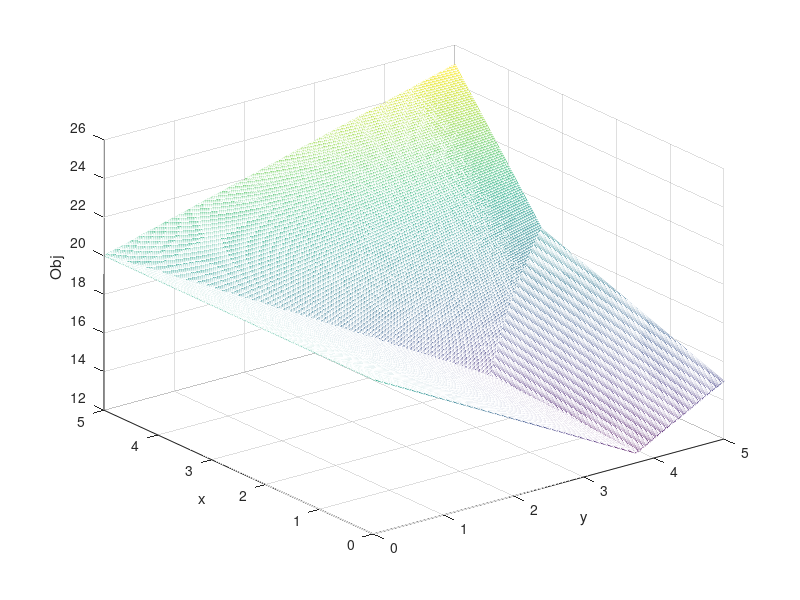
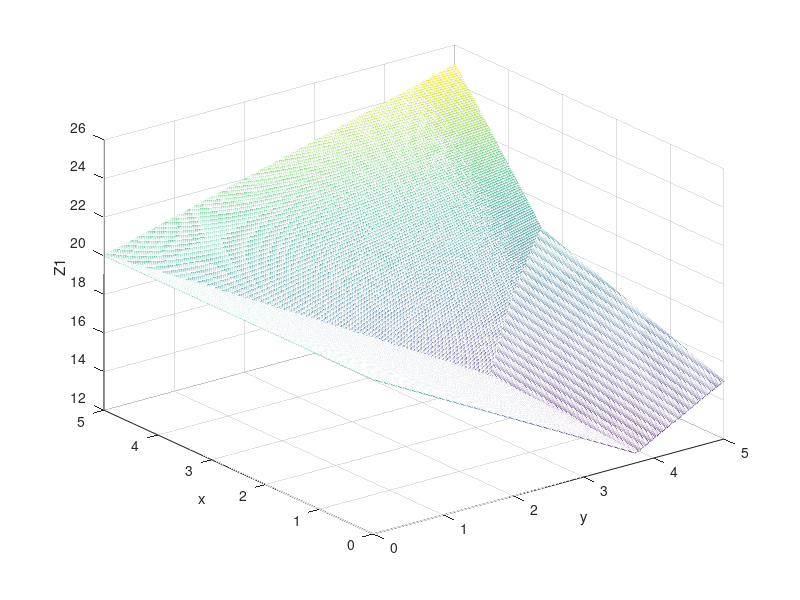
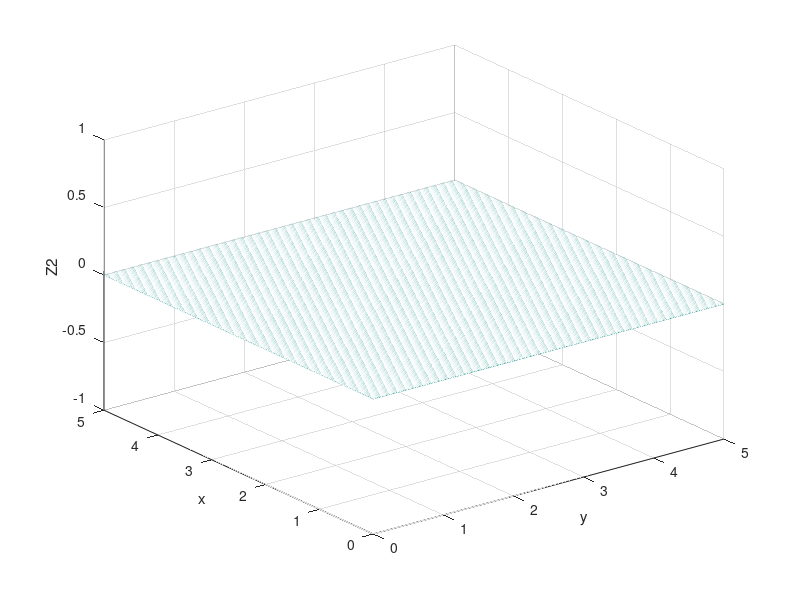

Write MATLAB code to recreate these figures, in order.
clear;
clc;
m=500;

xCan = linspace(0,5,floor(m));
yCan = linspace(0,5,m);

V = zeros(m,m);
Z1 = zeros(m,m);
Z2 = zeros(m,m);
for i = 1:m
    for j = 1:m
        x = xCan(i);
        y = yCan(j);
        %if ((-6*x+8*y <= 3) && (3*x - y <=3))
            Z1(i,j) = max( [-4*x+2*y +0.5*x*y+6, 2*x-y+0.4*x*y+10,-2*x -2*y+0.1*x*y+20,x+2*y+0.01*x*y+5]);
            %Z2(i,j) = max([ -2*x -y+0.1*x*y+18,-x-2*y+0.15*x*y+15]);
        %end
    end
end
V = Z1+Z2;
figure(1)
 mesh(yCan,xCan,V)
 xlabel('y');
 ylabel('x');
 zlabel('Obj');
 figure(2)
  mesh(yCan,xCan,Z1)
 xlabel('y');
 ylabel('x');
 zlabel('Z1');
  figure(3)
  mesh(yCan,xCan,Z2)
 xlabel('y');
 ylabel('x');
 zlabel('Z2');